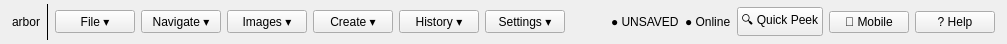
     <widget class="QFrame" name="top_nav_bar">
      <property name="minimumSize">
       <size>
        <width>0</width>
        <height>44</height>
       </size>
      </property>
      <property name="maximumSize">
       <size>
        <width>16777215</width>
        <height>44</height>
       </size>
      </property>
      <property name="frameShape">
       <enum>QFrame::NoFrame</enum>
      </property>
      <layout class="QHBoxLayout" name="nav_layout">
       <property name="spacing">
        <number>6</number>
       </property>
       <property name="leftMargin">
        <number>12</number>
       </property>
       <property name="topMargin">
        <number>4</number>
       </property>
       <property name="rightMargin">
        <number>12</number>
       </property>
       <property name="bottomMargin">
        <number>4</number>
       </property>
       <item>
        <widget class="QLabel" name="lbl_brand_tag">
         <property name="text">
          <string>arbor</string>
         </property>
        </widget>
       </item>
       <item>
        <widget class="QFrame" name="nav_divider_1">
         <property name="frameShape">
          <enum>QFrame::VLine</enum>
         </property>
        </widget>
       </item>
       <item>
        <widget class="QPushButton" name="btn_menu_file">
         <property name="cursor">
          <cursorShape>PointingHandCursor</cursorShape>
         </property>
         <property name="text">
          <string>File ▾</string>
         </property>
         <property name="class" stdset="0">
          <string>nav-menu-btn</string>
         </property>
        </widget>
       </item>
       <item>
        <widget class="QPushButton" name="btn_menu_navigate">
         <property name="cursor">
          <cursorShape>PointingHandCursor</cursorShape>
         </property>
         <property name="text">
          <string>Navigate ▾</string>
         </property>
         <property name="class" stdset="0">
          <string>nav-menu-btn</string>
         </property>
        </widget>
       </item>
       <item>
        <widget class="QPushButton" name="btn_menu_images">
         <property name="cursor">
          <cursorShape>PointingHandCursor</cursorShape>
         </property>
         <property name="text">
          <string>Images ▾</string>
         </property>
         <property name="class" stdset="0">
          <string>nav-menu-btn</string>
         </property>
        </widget>
       </item>
       <item>
        <widget class="QPushButton" name="btn_menu_create">
         <property name="cursor">
          <cursorShape>PointingHandCursor</cursorShape>
         </property>
         <property name="text">
          <string>Create ▾</string>
         </property>
         <property name="class" stdset="0">
          <string>nav-menu-btn</string>
         </property>
        </widget>
       </item>
       <item>
        <widget class="QPushButton" name="btn_menu_history">
         <property name="cursor">
          <cursorShape>PointingHandCursor</cursorShape>
         </property>
         <property name="text">
          <string>History ▾</string>
         </property>
         <property name="class" stdset="0">
          <string>nav-menu-btn</string>
         </property>
        </widget>
       </item>
       <item>
        <widget class="QPushButton" name="btn_menu_settings">
         <property name="cursor">
          <cursorShape>PointingHandCursor</cursorShape>
         </property>
         <property name="text">
          <string>Settings ▾</string>
         </property>
         <property name="class" stdset="0">
          <string>nav-menu-btn</string>
         </property>
        </widget>
       </item>
       <item>
        <spacer name="nav_spacer">
         <property name="orientation">
          <enum>Qt::Horizontal</enum>
         </property>
         <property name="sizeHint" stdset="0">
          <size>
           <width>40</width>
           <height>20</height>
          </size>
         </property>
        </spacer>
       </item>
       <item>
        <widget class="QLabel" name="badge_unsaved">
         <property name="text">
          <string>● UNSAVED</string>
         </property>
        </widget>
       </item>
       <item>
        <widget class="QLabel" name="badge_sync_status">
         <property name="text">
          <string>● Online</string>
         </property>
        </widget>
       </item>
       <item>
        <widget class="QPushButton" name="btn_quick_peek_nav">
         <property name="cursor">
          <cursorShape>PointingHandCursor</cursorShape>
         </property>
         <property name="text">
          <string>🔍 Quick Peek</string>
         </property>
         <property name="class" stdset="0">
          <string>nav-action-btn</string>
         </property>
        </widget>
       </item>
       <item>
        <widget class="QPushButton" name="btn_mobile_nav">
         <property name="cursor">
          <cursorShape>PointingHandCursor</cursorShape>
         </property>
         <property name="text">
          <string>📱 Mobile</string>
         </property>
         <property name="class" stdset="0">
          <string>nav-action-btn</string>
         </property>
        </widget>
       </item>
       <item>
        <widget class="QPushButton" name="btn_help_nav">
         <property name="cursor">
          <cursorShape>PointingHandCursor</cursorShape>
         </property>
         <property name="text">
          <string>? Help</string>
         </property>
         <property name="class" stdset="0">
          <string>nav-action-btn</string>
         </property>
        </widget>
       </item>
      </layout>
     </widget>
